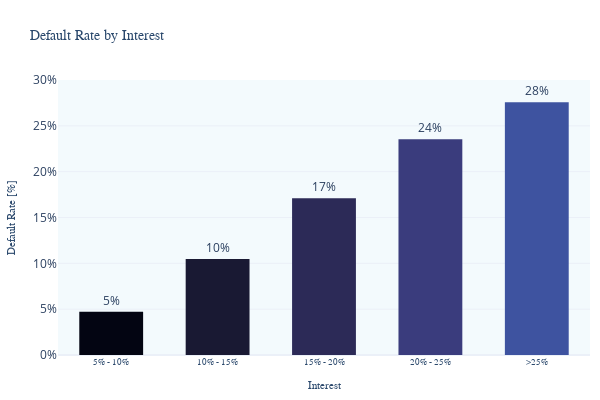

The notebook cell this image was saved under:
### Markdown cell above
### 4.3 Default Rate by Interest Rate

### Code cell
interest_bins = [5, 10, 15, 20, 25, float('inf')]
interest_labels = ['5% - 10%', '10% - 15%', '15% - 20%', '20% - 25%', '>25%']

int_default_rate_df = pd.DataFrame()
int_default_rate_df['int_range'] = pd.cut(loans_df['int_rate'], bins=interest_bins, labels=interest_labels)
int_default_rate_df['risky'] = loans_df['risky']
int_default_rate_df['grade'] = loans_df['grade']

int_default_rate_df = int_default_rate_df.groupby(['int_range', 'risky']).size().reset_index(name='count')

int_default_rate_df = int_default_rate_df.pivot_table(
    index='int_range',
    columns='risky',
    values='count',
    aggfunc='sum',
    fill_value=0
    )

fig=default_rate_bar_plot(int_default_rate_df,
                    xlabel='Interest',
                    title='Default Rate by Interest',
                    yaxis_range=[0,0.3]
                    )
fig.write_image("images/default_by_interest.png")
fig.show()

### Figure 1 — Plotly figure (JSON) as saved in the notebook; plotly's stock layout.template omitted (floating-point values rounded to 4 significant figures)
{"data": [{"alignmentgroup": "True", "hovertemplate": "Interest=%{x}<br>Default Rate [%]=%{text}<extra></extra>", "legendgroup": "5% - 10%", "marker": {"color": "rgb(3, 5, 18)", "pattern": {"shape": ""}}, "name": "5% - 10%", "offsetgroup": "5% - 10%", "orientation": "v", "showlegend": true, "text": [0.0472], "textposition": "outside", "texttemplate": "%{text:.0%}", "type": "bar", "width": 0.6, "x": ["5% - 10%"], "xaxis": "x", "y": [0.0472], "yaxis": "y"}, {"alignmentgroup": "True", "hovertemplate": "Interest=%{x}<br>Default Rate [%]=%{text}<extra></extra>", "legendgroup": "10% - 15%", "marker": {"color": "rgb(25, 25, 51)", "pattern": {"shape": ""}}, "name": "10% - 15%", "offsetgroup": "10% - 15%", "orientation": "v", "showlegend": true, "text": [0.1048], "textposition": "outside", "texttemplate": "%{text:.0%}", "type": "bar", "width": 0.6, "x": ["10% - 15%"], "xaxis": "x", "y": [0.1048], "yaxis": "y"}, {"alignmentgroup": "True", "hovertemplate": "Interest=%{x}<br>Default Rate [%]=%{text}<extra></extra>", "legendgroup": "15% - 20%", "marker": {"color": "rgb(44, 42, 87)", "pattern": {"shape": ""}}, "name": "15% - 20%", "offsetgroup": "15% - 20%", "orientation": "v", "showlegend": true, "text": [0.1709], "textposition": "outside", "texttemplate": "%{text:.0%}", "type": "bar", "width": 0.6, "x": ["15% - 20%"], "xaxis": "x", "y": [0.1709], "yaxis": "y"}, {"alignmentgroup": "True", "hovertemplate": "Interest=%{x}<br>Default Rate [%]=%{text}<extra></extra>", "legendgroup": "20% - 25%", "marker": {"color": "rgb(58, 60, 125)", "pattern": {"shape": ""}}, "name": "20% - 25%", "offsetgroup": "20% - 25%", "orientation": "v", "showlegend": true, "text": [0.2354], "textposition": "outside", "texttemplate": "%{text:.0%}", "type": "bar", "width": 0.6, "x": ["20% - 25%"], "xaxis": "x", "y": [0.2354], "yaxis": "y"}, {"alignmentgroup": "True", "hovertemplate": "Interest=%{x}<br>Default Rate [%]=%{text}<extra></extra>", "legendgroup": ">25%", "marker": {"color": "rgb(62, 83, 160)", "pattern": {"shape": ""}}, "name": ">25%", "offsetgroup": ">25%", "orientation": "v", "showlegend": true, "text": [0.2757], "textposition": "outside", "texttemplate": "%{text:.0%}", "type": "bar", "width": 0.6, "x": [">25%"], "xaxis": "x", "y": [0.2757], "yaxis": "y"}], "layout": {"barmode": "relative", "coloraxis": {"showscale": false}, "height": 400, "legend": {"title": {"text": "Interest"}, "tracegroupgap": 0}, "showlegend": false, "title": {"text": "Default Rate by Interest"}, "uniformtext": {"minsize": 8}, "width": 600, "xaxis": {"anchor": "y", "categoryarray": ["5% - 10%", "10% - 15%", "15% - 20%", "20% - 25%", ">25%"], "categoryorder": "array", "domain": [0, 1], "title": {"text": "Interest"}}, "yaxis": {"anchor": "x", "domain": [0, 1], "range": [0, 0.3], "tickformat": ".0%", "title": {"text": "Default Rate [%]"}}}}
